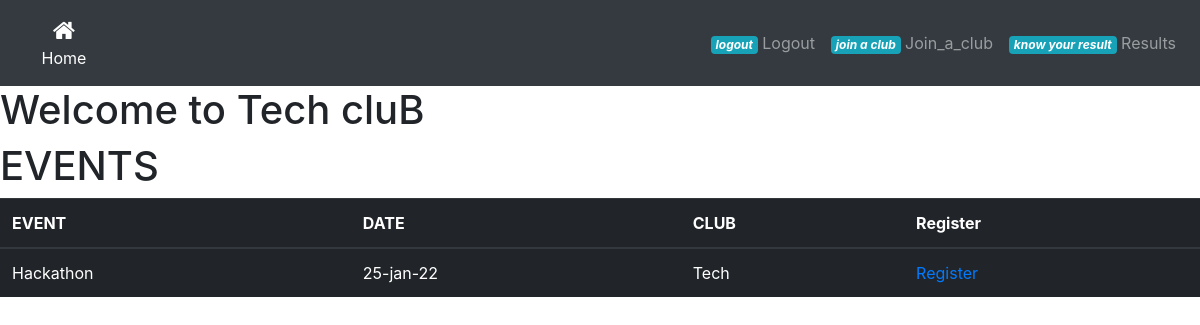
Screenshot of /techclub with the database file from the repository.
### app.py (models this page shows, shortened)
class Event(db.Model,UserMixin):
    id=db.Column(db.Integer,primary_key=True)
    event_name=db.Column(db.String(50),nullable=False ,unique=True)
    date_created=db.Column(db.String(100))
    club_name=db.Column(db.String(100),nullable=False)

### app.py (the view)
@login_required
@app.route('/techclub')
def techclub():
    event_info=Event.query
    list=[]
    for i in event_info:
        if i.club_name=='Tech':
            list.append(i)
    return render_template('Mlclub.html',list=list)

### templates/Mlclub.html (shortened to what this page needs)
<!DOCTYPE html>
<html lang="en">
<head>
    <link rel="stylesheet" href="../static/css/navbar.css">
</head>
<body>
    <link href="//maxcdn.bootstrapcdn.com/bootstrap/4.1.1/css/bootstrap.min.css" rel="stylesheet" id="bootstrap-css">
<nav class="navbar navbar-icon-top navbar-expand-lg navbar-dark bg-dark">
  <div class="collapse navbar-collapse" id="navbarSupportedContent">
    <ul class="navbar-nav mr-auto">
      <li class="nav-item active">
        <a class="nav-link" href="{{url_for('dashboard')}}">
          <i class="fa fa-home"></i>
          Home
          </a>
      </li>
    </ul>
    <ul class="navbar-nav ">
      <li class="nav-item">
        <a class="nav-link" href="{{url_for('logout')}}">
          <i class="logout">
            <span class="badge badge-info">logout</span>
          </i>
          Logout
        </a>
      </li>
    </ul> <ul class="navbar-nav ">
      <li class="nav-item">
        <a class="nav-link" href="{{url_for('join_a_club',username=stu_name)}}">
          <i class="Club">
            <span class="badge badge-info">join a club</span>
          </i>
          Join_a_club
        </a>
      </li>
    </ul>
    <ul class="navbar-nav ">
      <li class="nav-item">
        <a class="nav-link" href="{{url_for('resultevent')}}">
          <i class="result">
            <span class="badge badge-info">know your result</span>
          </i>
          Results
        </a>
      </li>
    </ul>
  </div>
</nav>
    <h1>Welcome to Tech cluB</h1>
    <h1>EVENTS</h1>
    {% for i in list %}
    <table class="table table-dark">
      <thead>
        <tr>
          <th>EVENT</th>
          <th>DATE</th>
          <th>CLUB</th>
          <th>Register</th>
        </tr>
      </thead>
      <tbody>
        <tr>
          <td>{{i.event_name}}</td>
          <td>{{i.date_created}}</td>
          <td>{{i.club_name}}</td>
          <td><a href="{{url_for('participant',event_name=i.event_name)}}">Register</a></td>
    </table>
  {% endfor %}
</body>
</html>

### static/css/navbar.css (style rules this page uses)
.navbar-icon-top .navbar-nav .nav-link > .fa { position: relative; width: 36px; font-size: 24px; }
.navbar-icon-top .navbar-nav .nav-link > .fa { top: 3px; line-height: 12px; }
@media (min-width: 992px) { .navbar-icon-top.navbar-expand-lg .navbar-nav .nav-link { text-align: center; display: table-cell; height: 70px; vertical-align: middle; padding-top: 0; padding-bottom: 0; } }
@media (min-width: 992px) { .navbar-icon-top.navbar-expand-lg .navbar-nav .nav-link > .fa { display: block; width: 48px; margin: 2px auto 4px auto; top: 0; line-height: 24px; } }

### rows the page displays
Event: event_name "Hackathon", date_created "25-jan-22", club_name "Tech"
